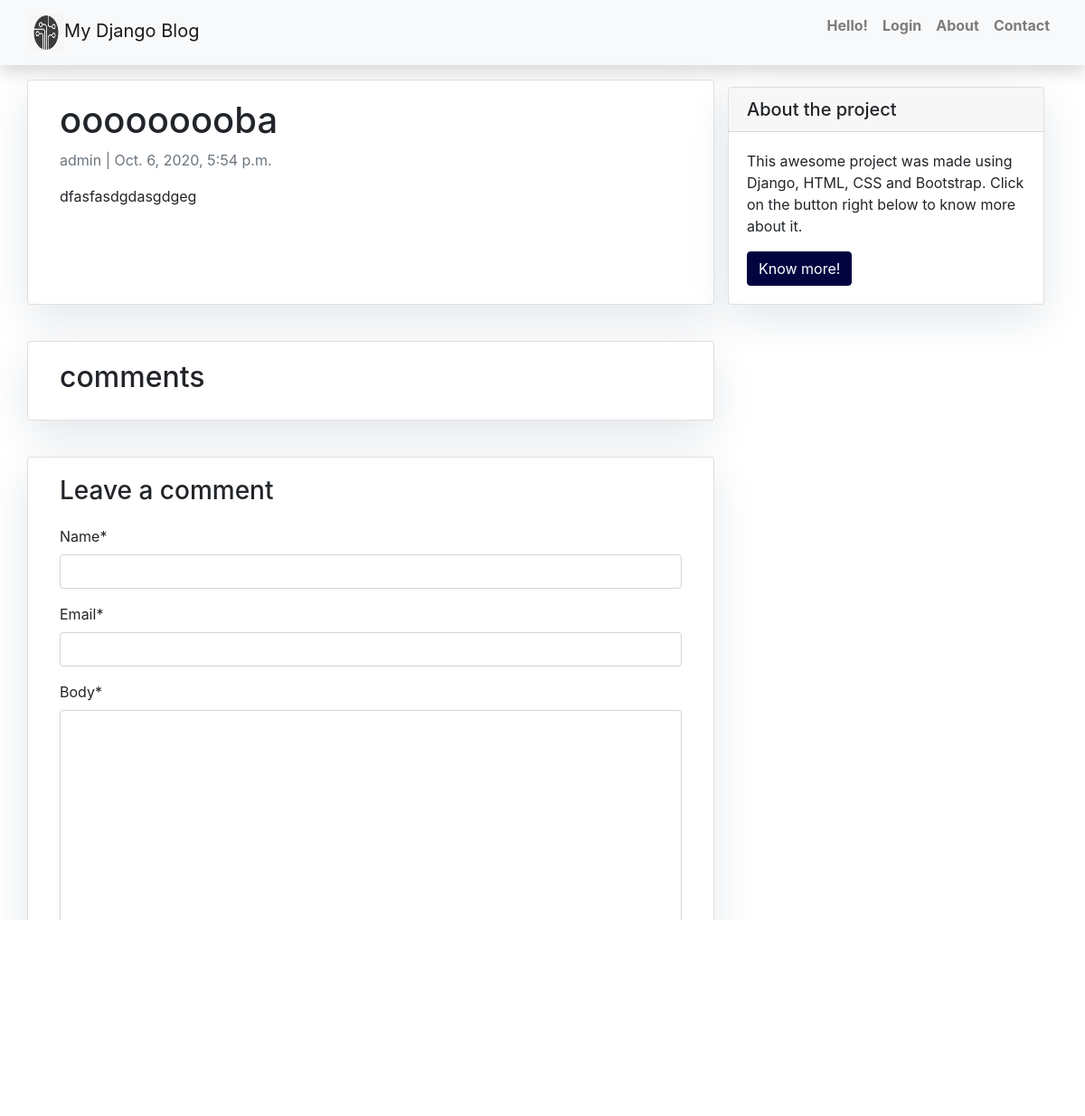
The page /ooooooooba/ on the database its author committed.
### blog_app/models.py (models this page shows, shortened)
class Post(models.Model):
    title = models.CharField(max_length=200, unique=True)
    slug = models.SlugField(max_length=200, unique=True)
    author = models.ForeignKey(User, on_delete=models.CASCADE, related_name='blog_posts')
    update_on = models.DateTimeField(auto_now=True)
    content = models.TextField()
    created_on = models.DateTimeField(auto_now_add=True)
    status = models.IntegerField(choices=STATUS, default=0)
    image = models.ImageField(upload_to='static/img/', blank=True, null=True)
    class Meta:
        ordering = ['-created_on']

### blog_app/views.py (the view)
# urls.py: path('<slug:slug>/', views.post_detail, name='post_detail'),
def post_detail(request, slug):
    template_name = 'post_detail.html'
    post = get_object_or_404(Post, slug=slug)
    comment = post.comments.filter(active=True)
    new_comment = None
    if request.method == 'POST':
        comment_form = CommentForm(data=request.POST)
        if comment_form.is_valid():
            new_comment = comment_form.save(commit=False)
            new_comment.post = post
            new_comment.save()
    else:
        comment_form = CommentForm()
    return render(request, template_name, {
    'post': post,
    'comment': comment,
    'new_comment': new_comment,
    'comment_form': comment_form
    })

### blog_app/forms.py
class CommentForm(forms.ModelForm):
    class Meta:
        model = Comment
        fields = ('name', 'email', 'body')

### templates/post_detail.html (shortened to what this page needs)
{% extends 'base.html' %} {% block content %} {% load crispy_forms_tags %}
<div class="container">
  <div class="row">
    <div class="col-md-8 card mb-4  mt-3 left  top">
      <div class="card-body">
        <h1>{% block title %} {{ post.title }} {% endblock title %}</h1>
        <p class=" text-muted">{{ post.author }} | {{ post.created_on }}</p>
        <p class="card-text ">{{ post.content | safe }}</p>
      </div>
    </div>
    {% block sidebar %} {% include 'sidebar.html' %} {% endblock sidebar %}
    <div class="col-md-8 card mb-4  mt-3 ">
      <div class="card-body">
        <h2>{{ comments.count }} comments</h2>
      </div>
    </div>
    <div class="col-md-8 card mb-4  mt-3 ">
      <div class="card-body">
        {% if new_comment %}
        <div class="alert alert-success" role="alert">
          Your comment is awaiting moderation
        </div>
        {% else %}
        <h3>Leave a comment</h3>
        <form method="post" style="margin-top: 1.3em;">
          {{ comment_form | crispy }}
          <button type="submit" name="submitComment" class="btn btn-primary  btn-lg">Submit</button>
        </form>
        {% endif %}
      </div>
    </div>
  </div>
</div>
{% endblock content %}

### static/css/base.css (style rules this page uses)
body { font-family: "Roboto", sans-serif; font-size: 17px; background-color: #232323; }
#id_email { margin-bottom: 2px; display: block; }

### templates/sidebar.html (style rules this page uses)
.card { box-shadow: 0 16px 48px #E3E7EB; }

### rows shown on the page
Post: title "ooooooooba", author "admin", created_on "Oct. 6, 2020, 5:54 p.m.", content "dfasfasdgdasgdgeg"
